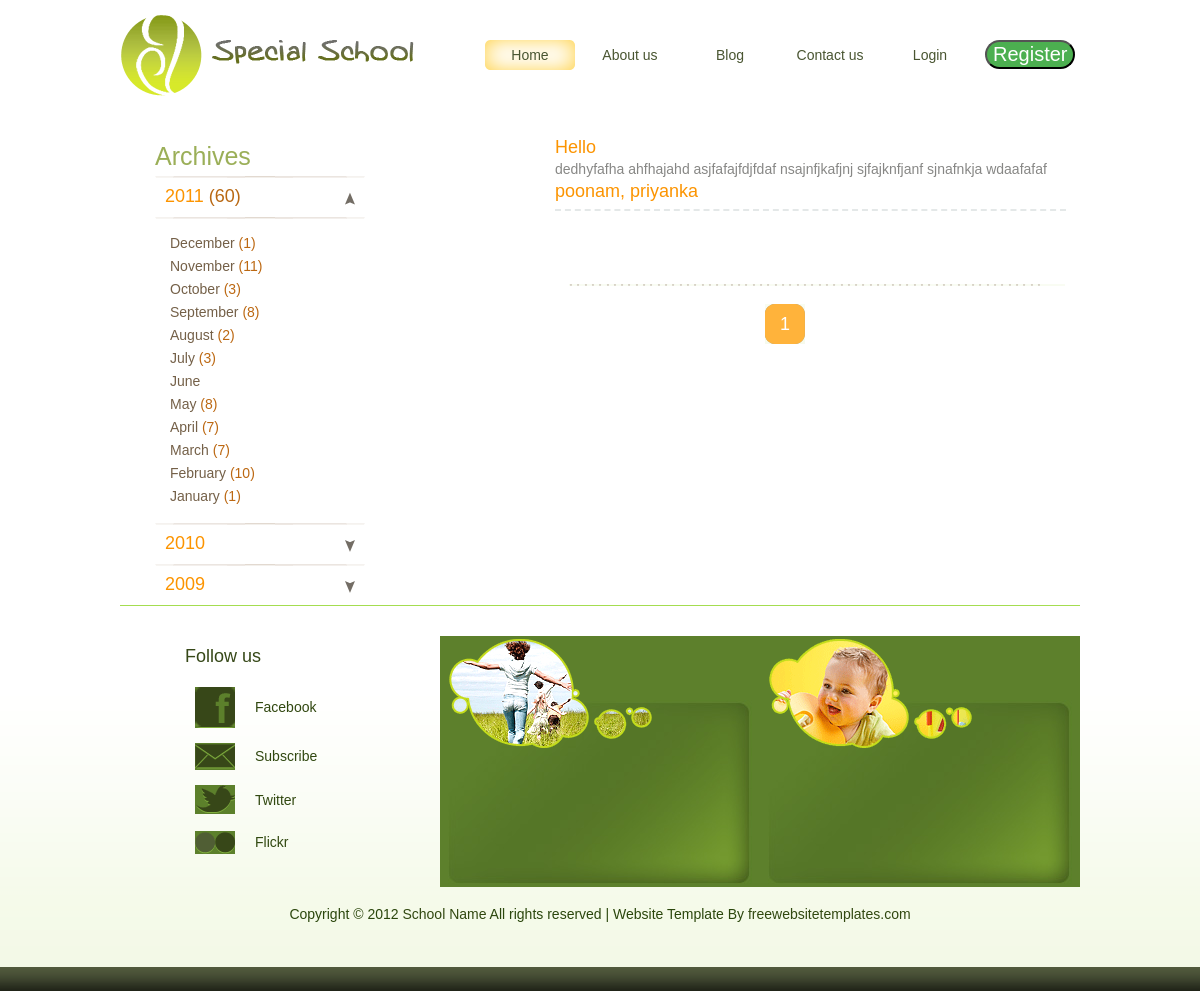
Screenshot of /blog.php with the database file from the repository.
### tables this page shows
CREATE TABLE IF NOT EXISTS `article` (
  `id` int(100) NOT NULL AUTO_INCREMENT,
  `title` varchar(255) NOT NULL,
  `content` text NOT NULL,
  `tag` varchar(255) NOT NULL,
  `created_date` timestamp NOT NULL DEFAULT CURRENT_TIMESTAMP ON UPDATE CURRENT_TIMESTAMP,
  PRIMARY KEY (`id`)
);

### blog.php (the view, shortened to what this page needs)
<?php
include 'header.php';
?>
<div class="content">
  <div id="blog">
    <div class="sidebar">
      <h2>Archives</h2>
      <h3 class="first"><a href="#">2011 <span>(60)</span></a></h3>
      <div>
        <p><a href="#">December <span>(1)</span></a></p>
        <p><a href="#">November <span>(11)</span></a></p>
        <p><a href="#">October <span>(3)</span></a></p>
        <p><a href="#">September <span>(8)</span></a></p>
        <p><a href="#">August <span>(2)</span></a></p>
        <p><a href="#">July <span>(3)</span></a></p>
        <p><a href="#">June </a></p>
        <p><a href="#">May <span>(8)</span></a></p>
        <p><a href="#">April <span>(7)</span></a></p>
        <p><a href="#">March <span>(7)</span></a></p>
        <p><a href="#">February <span>(10)</span></a></p>
        <p><a href="#">January <span>(1)</span></a></p>
      </div>
      <h3><a href="#">2010</a></h3>
      <h3><a href="#">2009</a></h3>
    </div>
    <div class="article">
      <ul>
        <li class="first">
          <div class="section">   </div>
          <div>
          <?php
$Per_Page = 4;
if (!isset($_GET['page'])) {
    $Page = 1;
} else {
    $Page = $_GET['page'];
}
$Page_Start = (($Per_Page * $Page) - $Per_Page);
         $sql_slct = mysql_query("select * from article order by created_date desc limit $Page_Start,$Per_Page");
        while ( $raw= mysql_fetch_assoc($sql_slct) ) { ?>
          <h1><a href="#"><?php echo $raw['title'];?></a></h1>
            <p><?php echo $raw['content'];?></p>
            <h1><a href="#"><?php echo $raw['tag'];?></a></h1><hr style="border: 0 none;  border-top: 2px dashed #E4E8E8;  background: none; height:0;"><br>
        <?php }
              ?>
          </div>
        </li>
      </ul>
      <div id="paging"><?php
      $slct = mysql_query("select * from article");
      $total_rows = mysql_num_rows($slct);
      if ($total_rows <= $Per_Page) {
        $Num_Pages = 1;
      } elseif (($total_rows % $Per_Page) == 0) {
          $Num_Pages = ($total_rows / $Per_Page) ;
      } else {
          $Num_Pages = ($total_rows / $Per_Page) + 1;
          $Num_Pages = (int) $Num_Pages;
      }
      ?>
        <ul>
        <?php  for ($i=1; $i <= $Num_Pages; $i++) { ?>
          <li class="selected"><a href="?page=<?php echo $i?>"><?php echo $i ?></a></li>
          <?php } ?>
        </ul>
    </div>
  </div>
</div>
<?php
include 'footer.php';
?>

### css/style.css (style rules this page uses)
body { background: #5d802c; color: #878785; font-family: Arial; font-size: 14px; margin: 0; min-width: 960px; padding: 0; }
a { outline: none; }
div.content { background: #ffffff url(../images/bg-content2.gif) repeat-x bottom center; padding-bottom: 50px; }
div.content div { margin: 0 auto; width: 960px; }
div.content div div { padding-top: 10px; overflow: hidden; width: auto; }
div.content div#blog { height: auto; margin: 0 auto; overflow: hidden; padding-right: 10px; width: 950px; }
div.content div#blog div.sidebar { float: left; margin-left: 35px; margin-top: 45px; padding-top: 0; width: 210px; }
div.content div#blog div.sidebar h2 { color: #9BAF58; font-size: 25px; font-weight: normal; margin: 0 0 5px; }
div.content div#blog div.sidebar h3 { background: url(../images/separator.gif) no-repeat center top; font-size: 18px; font-weight: normal; margin: 0; padding: 10px 0 10px 10px; }
div.content div#blog div.sidebar h3 a { background: url(../images/arrow.gif) no-repeat 180px 7px; color: #fc9400; display: block; text-decoration: none; }
div.content div#blog div.sidebar h3.first a { background: url(../images/arrow.gif) no-repeat 180px -16px; }
div.content div#blog div.sidebar h3 span { color: #b96914; }
div.content div#blog div.sidebar div { background: url(../images/separator.gif) no-repeat center top; height: auto; padding: 15px 0 15px 15px; width: auto; }
div.content div#blog div.sidebar p { color: #785d40; line-height: 23px; margin: 0; }
div.content div#blog div.sidebar p a { color: #746048; text-decoration: none; }
div.content div#blog div.sidebar p span { color: #bc6812; }
div.content div#blog div.article { float: right; width: 630px; }
div.content div#blog div.article ul { list-style: none; margin: 0; padding: 0; }
div.content div#blog div.article ul li { background: url(../images/separator-long.gif) no-repeat center top; display: block; overflow: hidden; padding: 30px 0; }
div.content div#blog div.article ul li.first { background: none; }
div.content div#blog div.article ul li div { float: left; padding-top: 0; width: 511px; }
div.content div#blog div.article ul li div h1 { font-size: 18px; font-weight: normal; margin: 0; }
div.content div#blog div.article ul li div h1 a { color: #FC9400; display: block; text-decoration: none; }
div.content div#blog div.article ul li div p { line-height: 23px; margin: 0; text-align: justify; }
div.content div#blog div.article ul li div.section { margin-right: 15px; padding-top: 5px; width: 100px; }
div.content div#blog div.article div#paging { background: url(../images/dotted-separator.gif) no-repeat right top; margin-left: 125px; margin-top: 20px; padding: 20px 0; width: 500px; }
div.content div#blog div.article div#paging ul { float: left; margin: 0 0 0 195px; padding: 0; }
div.content div#blog div.article div#paging ul li { float: left; height: 40px; margin: 0 5px; padding: 0; width: 40px; }
div.content div#blog div.article div#paging ul li a { background: url(../images/bg-button.gif) 0 40px; color: #FFF; display: block; font-size: 18px; line-height: 40px; text-align: center; text-decoration: none; }
div.content div#blog div.article div#paging ul li.selected a, div.content div#blog div.article div#paging ul li a:hover { background: url(../images/bg-button.gif) 0 90px; }
div.content p a { color: #2b2e1d; }

### rows the page displays
article: title "Hello", content "dedhyfafha ahfhajahd asjfafajfdjfdaf nsajnfjkafjnj sjfajknfjanf sjnafnkja wdaafafaf", tag "poonam, priyanka"
